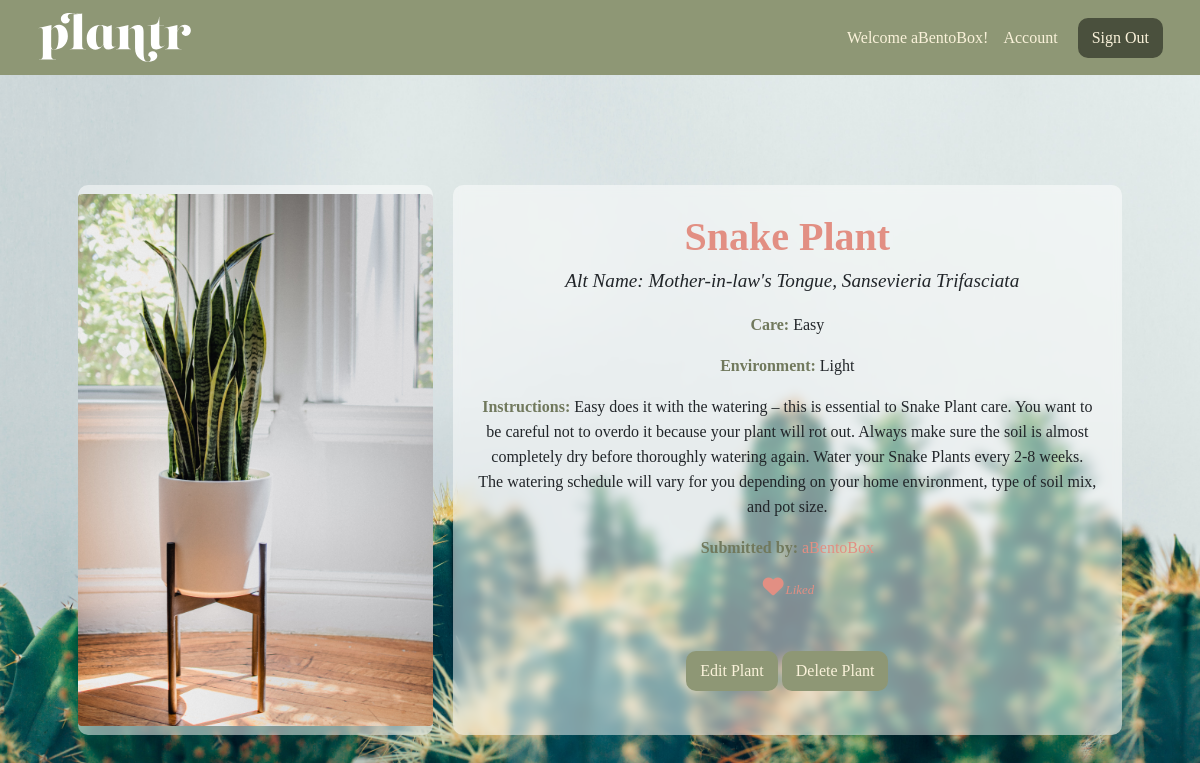
The page /plantr/1 (signed in) on the database its author committed.
### login_app/models.py (models this page shows)
class User(models.Model):
   alias = models.CharField(max_length=50)
   fname = models.CharField(max_length=50)
   lname = models.CharField(max_length=50)
   email = models.CharField(max_length=50)
   password = models.CharField(max_length=50)
   created_at = models.DateTimeField(auto_now_add = True)
   updated_at = models.DateTimeField(auto_now = True)
   objects = UserManager()

### plantApp/models.py (models this page shows, shortened)
class Plant(models.Model):
   LEVELS = (
   (0, ''),
   (1, 'Easy'),
   (2, 'Medium'),
   (3, 'Hard'),
)
   poster = models.ForeignKey(User, related_name = "user_plants", on_delete = models.CASCADE)
   plantName = models.CharField(max_length=50)
   plantAlt = models.CharField(max_length=255, blank=True, default='')
   level = models.CharField(max_length=50)
   env = models.CharField(max_length=1, choices=LEVELS)
   desc = models.CharField(max_length=255)
   plantImg = models.ImageField(upload_to='plants/', null=True, blank=True, default='../static/default_plant.jpg')
   users_fav = models.ManyToManyField(User, related_name = 'fav_plants')
   objects = plantsManager()

### plantApp/views.py (the view)
# urls.py: path('<int:plant_id>', views.viewPlant),
def viewPlant(request, plant_id):
   if 'user_id' not in request.session:
        messages.error(request, "Must be logged in!")
        return redirect('/')
   current_user = User.objects.get(id=request.session['user_id'])
   context = {
      'plant': Plant.objects.get(id = plant_id),
      'user': current_user,
   }
   return render(request, 'view_plant.html', context)

### plantApp/templates/view_plant.html (shortened to what this page needs)
<!DOCTYPE html>
<html lang="en">
<head>
   <link href="https://cdn.jsdelivr.net/npm/bootstrap@5.0.1/dist/css/bootstrap.min.css" rel="stylesheet">
   {% load static %}
   <link rel="stylesheet" href="{% static 'plantApp/static/css/view_plant.css' %}">
</head>
<body>
   <div id='container'>
      <nav class="navbar navbar-light">
         <div class="container-fluid">
            <a class="navbar-brand" href="/plantr">
               <img src="../static/plantr-light.svg" alt="" width="155" height="55">
            </a>
            <form class="d-flex">
               <span class="navbar-text">
                  Welcome {{ user.alias }}! &nbsp;&nbsp;
                  <a href="users/{{user.id}}">Account</a>
               </span>
               <a href="/logout" class="btn btn-danger" role="button">
                  Sign Out
                </a>
             </form>
         </div>
       </nav>
      <div class="container-lg main">
         <div class="row">
            <div class="col-lg-4">
               {% if plant.plantImg %}
               <a href="/plantr/{{ plant.id }}"><img src="{{ plant.plantImg.url }} " class="rounded mx-auto d-block" alt="..."></a>
                  {% else %}
                  <a href="/plantr/{{ plant.id }}"><img src="../static/default_plant.jpg" class="rounded mx-auto d-block" alt="..."></a>
               {% endif %}
            </div>
            <div class="col-lg d-flex align-items-center">
               <div class='info'>
                  <h1>{{ plant.plantName }}</h1>
                  <h4>Alt Name: {{ plant.plantAlt }}</h4>
                  <p><b>Care:</b> {{ plant.level }}</p>
                  <p><b>Environment:</b> {{ plant.env }}</p>
                  <p><b>Instructions:</b> {{ plant.desc }}</p>
                  <p><b>Submitted by:</b> <a href="users/{{ plant.poster.id }}">{{ plant.poster.alias }}</a></p>
                  {% if user in plant.users_fav.all %}
                  <a a href="{{ plant.id }}/unfav" role="button"><i class="fa fa-heart" aria-hidden="true"></i></a><span class='liked'>Liked</span>
                  {% else %}
                  <a a href="{{ plant.id }}/fav" role="button"><i class="fa fa-heart-o" aria-hidden="true"></i></a><span class='unliked'>Click to Like</span>
                  {% endif %}
                  {% if user == plant.poster %}
                  <p class='.del'><a href="{{ plant.id }}/edit" class="btn btn-warning" role="button">Edit Plant</a> <a href="{{ plant.id }}/delete" class="btn btn-warning" role="button">Delete Plant</a></p>
                  {% endif %}
               </div>
            </div>
         </div>
      </div>
   </div>
</body>
</html>

### plantApp/static/css/view_plant.css (style rules this page uses)
* { margin: 0; padding: 0; font-family:Georgia, 'Times New Roman', Times, serif; }
body { width: 100%; background: #8e9775; background: url("../../../static/plantr.jpeg") no-repeat center center fixed; background-size: cover; }
.container-lg.main { padding: 50px; margin-top: 50px; border-radius: 15px; }
.navbar-text a { color: #faf2da !important; text-decoration: none; }
.navbar.navbar-light { background-color: #8e9775; padding: 5px 25px; }
.navbar-light .navbar-text { color: #faf2da; font-weight: 100; }
.btn.btn-danger { background-color: #4a503d; color: #faf2da; border: 2px solid #4a503d; border-radius: 10px; margin-left: 20px; }
.btn.btn-warning { background-color: #8e9775; color: #faf2da; border: 2px solid #8e9775; border-radius: 10px; margin-top: 50px; }
.col-lg-4 { background-color: rgba(255, 255, 255, 0.5); position: relative; height: 550px; margin: 10px; padding: 0px; display: flex; justify-content: center; align-items: center; overflow: hidden; border-radius: 10px; backdrop-filter: blur(5px); }
.col-lg { background-color: rgba(255, 255, 255, 0.5); position: relative; margin: 10px; padding: 25px; height: 550px; margin: 10px; justify-content: center; align-items: center; overflow: hidden; border-radius: 10px; backdrop-filter: blur(5px); }
.col-lg-4 img { flex-shrink: 0; min-width: 100%; min-height: 100%; }
.rounded.mx-auto.d-block { width: 100%; object-fit: cover; object-position: 0% 40%; }
.fa.fa-heart-o, .fa.fa-heart { color: #e28f83 !important; width: 25px; font-size: 1.3em; }
.liked { color: #e28f83; font-size: 0.8em; font-style: italic; }
.info { text-align: center; }
.info p { line-height: 25px; }
.info h4 { margin: 0 0 20px 10px; font-style: italic; font-size: 1.2em; }
.info h1 { font-weight: 800; color: #e28f83; }
b { color: #71795d !important; }
a { text-decoration: none; color: #e28f83; }

### rows shown on the page
User: alias "aBentoBox"
Plant: plantImg (picture), plantName "Snake Plant", plantAlt "Mother-in-law's Tongue, Sansevieria Trifasciata", level "Easy", env "Light", desc "Easy does it with the watering – this is essential to Snake Plant care. You want to be careful not to overdo it because your plant will rot out. Always make sure the soil is almost completely dry before thoroughly watering again. Water your Snake Plants every 2-8 weeks. The watering schedule will vary for you depending on your home environment, type of soil mix, and pot size.", poster.alias "aBentoBox"
